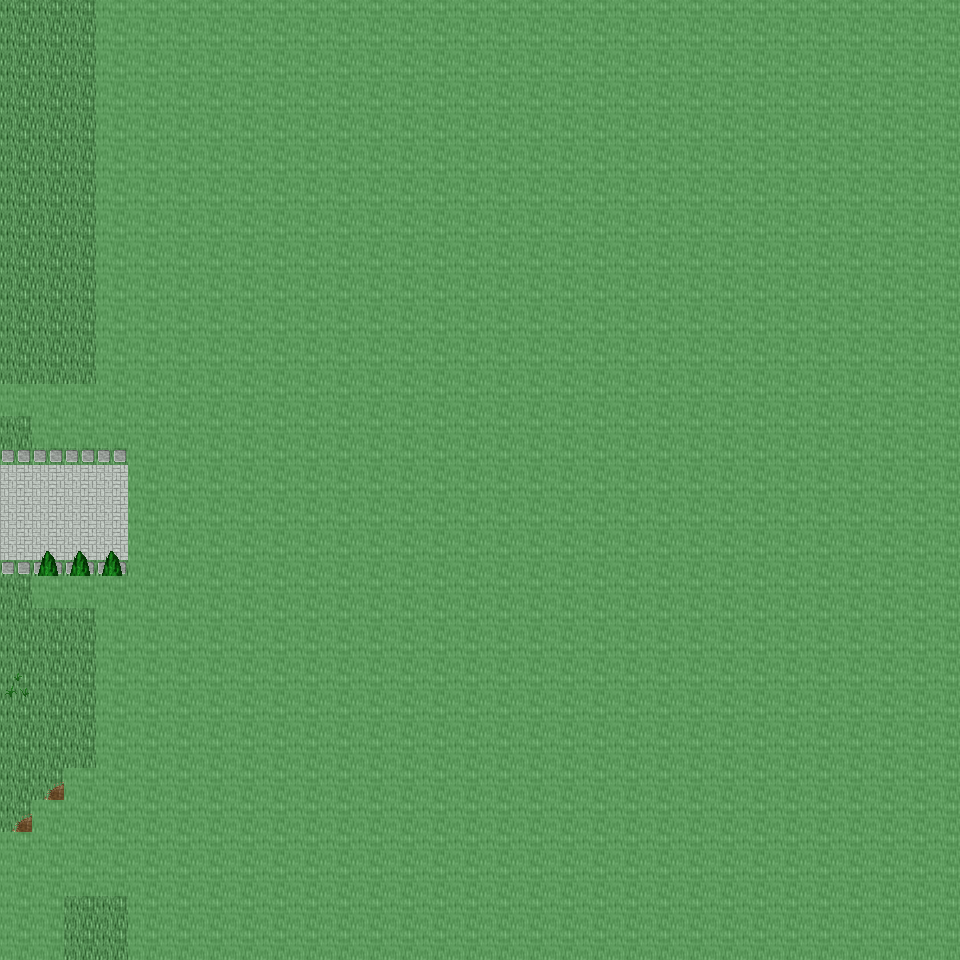

A 2D game scene composited from a Tiled map and its tileset images. What follows is a short description and the map's XML, with each tile layer's data collapsed to a summary:
An orthogonal 30x30 tile map with 32x32 px tiles, 6 tile layers (Ground, Object, Object2, Above, ...), 32 tilesets and 4 objects (4x mapchange).

<map version="1.0" orientation="orthogonal" renderorder="right-down" width="30" height="30" tilewidth="32" tileheight="32" nextobjectid="5">
  <tileset firstgid="1" name="tileset_ground_ground" tilewidth="32" tileheight="32" tilecount="33" columns="3">
    <image source="../drawable/tileset_ground_ground.png" width="96" height="352" />
  </tileset>
  <tileset firstgid="34" name="tileset_ground_cobbled_paving" tilewidth="32" tileheight="32" tilecount="1" columns="1">
    <image source="../drawable/tileset_ground_cobbled_paving.png" width="32" height="32" />
  </tileset>
  <tileset firstgid="35" name="tileset_plant_grasses" tilewidth="32" tileheight="32" tilecount="6" columns="3">
    <image source="../drawable/tileset_plant_grasses.png" width="96" height="64" />
  </tileset>
  <tileset firstgid="41" name="tileset_plant_flower_daisy_white" tilewidth="32" tileheight="32" tilecount="8" columns="2">
    <image source="../drawable/tileset_plant_flower_daisy_white.png" width="64" height="128" />
  </tileset>
  <tileset firstgid="49" name="tileset_ground_ridge_earth_pale" tilewidth="32" tileheight="32" tilecount="96" columns="12">
    <image source="../drawable/tileset_ground_ridge_earth_pale.png" width="384" height="256" />
  </tileset>
  <tileset firstgid="145" name="tileset_plant_leaves" tilewidth="32" tileheight="32" tilecount="8" columns="4">
    <image source="../drawable/tileset_plant_leaves.png" width="128" height="64" />
  </tileset>
  <tileset firstgid="153" name="tileset_ground_grass_edges" tilewidth="32" tileheight="32" tilecount="36" columns="12">
    <image source="../drawable/tileset_ground_grass_edges.png" width="384" height="96" />
  </tileset>
  <tileset firstgid="189" name="tileset_ground_grass_corners" tilewidth="32" tileheight="32" tilecount="24" columns="6">
    <image source="../drawable/tileset_ground_grass_corners.png" width="192" height="128" />
  </tileset>
  <tileset firstgid="213" name="tileset_building_roof_blue" tilewidth="32" tileheight="32" tilecount="20" columns="5">
    <image source="../drawable/tileset_building_roof_blue.png" width="160" height="128" />
  </tileset>
  <tileset firstgid="233" name="tileset_building_wall_wall_brown" tilewidth="32" tileheight="32" tilecount="12" columns="3">
    <image source="../drawable/tileset_building_wall_wall_brown.png" width="96" height="128" />
  </tileset>
  <tileset firstgid="245" name="tileset_plant_tree_tree_darkgreen" tilewidth="32" tileheight="32" tilecount="88" columns="8">
    <image source="../drawable/tileset_plant_tree_tree_darkgreen.png" width="256" height="352" />
  </tileset>
  <tileset firstgid="333" name="tileset_building_roof_red" tilewidth="32" tileheight="32" tilecount="20" columns="5">
    <image source="../drawable/tileset_building_roof_red.png" width="160" height="128" />
  </tileset>
  <tileset firstgid="353" name="tileset_plant_bush_bushes" tilewidth="32" tileheight="32" tilecount="10" columns="5">
    <image source="../drawable/tileset_plant_bush_bushes.png" width="160" height="64" />
  </tileset>
  <tileset firstgid="363" name="tileset_building_window_window_left" tilewidth="32" tileheight="32" tilecount="2" columns="2">
    <image source="../drawable/tileset_building_window_window_left.png" width="64" height="32" />
  </tileset>
  <tileset firstgid="365" name="tileset_building_window_window_right" tilewidth="32" tileheight="32" tilecount="2" columns="2">
    <image source="../drawable/tileset_building_window_window_right.png" width="64" height="32" />
  </tileset>
  <tileset firstgid="367" name="tileset_building_door_door_n" tilewidth="32" tileheight="32" tilecount="6" columns="3">
    <image source="../drawable/tileset_building_door_door_n.png" width="96" height="64" />
  </tileset>
  <tileset firstgid="373" name="tileset_ground_green_paving_4" tilewidth="32" tileheight="32" tilecount="3" columns="3">
    <image source="../drawable/tileset_ground_green_paving_4.png" width="96" height="32" />
  </tileset>
  <tileset firstgid="376" name="tileset_item_postbox" tilewidth="32" tileheight="32" tilecount="4" columns="2">
    <image source="../drawable/tileset_item_postbox.png" width="64" height="64" />
  </tileset>
  <tileset firstgid="380" name="tileset_plant_bush_hedge" tilewidth="32" tileheight="32" tilecount="35" columns="5">
    <image source="../drawable/tileset_plant_bush_hedge.png" width="160" height="224" />
  </tileset>
  <tileset firstgid="415" name="tileset_building_door_closed" tilewidth="32" tileheight="32" tilecount="1" columns="1">
    <image source="../drawable/tileset_building_door_closed.png" width="32" height="32" />
  </tileset>
  <tileset firstgid="416" name="tileset_building_decoration_rocks_2" tilewidth="32" tileheight="32" tilecount="2" columns="1">
    <image source="../drawable/tileset_building_decoration_rocks_2.png" width="32" height="64" />
  </tileset>
  <tileset firstgid="418" name="tileset_plant_stump_rectangular" tilewidth="32" tileheight="32" tilecount="4" columns="2">
    <image source="../drawable/tileset_plant_stump_rectangular.png" width="64" height="64" />
  </tileset>
  <tileset firstgid="422" name="tileset_plant_stump_stump_purple" tilewidth="32" tileheight="32" tilecount="4" columns="2">
    <image source="../drawable/tileset_plant_stump_stump_purple.png" width="64" height="64" />
  </tileset>
  <tileset firstgid="426" name="tileset_building_fence_fence_chunky" tilewidth="32" tileheight="32" tilecount="21" columns="3">
    <image source="../drawable/tileset_building_fence_fence_chunky.png" width="96" height="224" />
  </tileset>
  <tileset firstgid="447" name="tileset_plant_stump_small_stump" tilewidth="32" tileheight="32" tilecount="4" columns="2">
    <image source="../drawable/tileset_plant_stump_small_stump.png" width="64" height="64" />
  </tileset>
  <tileset firstgid="451" name="tileset_building_decoration_chimney" tilewidth="32" tileheight="32" tilecount="2" columns="1">
    <image source="../drawable/tileset_building_decoration_chimney.png" width="32" height="64" />
  </tileset>
  <tileset firstgid="453" name="tileset_logic_collision" tilewidth="32" tileheight="32" tilecount="1" columns="1">
    <image source="../drawable/tileset_logic_collision.png" width="32" height="32" />
  </tileset>
  <tileset firstgid="454" name="tileset_furniture_chair_bench_iron" tilewidth="32" tileheight="32" tilecount="4" columns="2">
    <image source="../drawable/tileset_furniture_chair_bench_iron.png" width="64" height="64" />
  </tileset>
  <tileset firstgid="458" name="tileset_ground_green_paving" tilewidth="32" tileheight="32" tilecount="18" columns="3">
    <image source="../drawable/tileset_ground_green_paving.png" width="96" height="192" />
  </tileset>
  <tileset firstgid="476" name="tileset_building_fence_palisade" tilewidth="32" tileheight="32" tilecount="84" columns="6">
    <image source="../drawable/tileset_building_fence_palisade.png" width="192" height="448" />
  </tileset>
  <tileset firstgid="560" name="tileset_furniture_light_lamp_blue" tilewidth="32" tileheight="32" tilecount="3" columns="1">
    <image source="../drawable/tileset_furniture_light_lamp_blue.png" width="32" height="96" />
  </tileset>
  <tileset firstgid="563" name="tileset_plant_flower_flowers_mixed" tilewidth="32" tileheight="32" tilecount="16" columns="4">
    <image source="../drawable/tileset_plant_flower_flowers_mixed.png" width="128" height="128" />
  </tileset>
  <layer name="Ground" width="30" height="30">
    <data>[900 cells, 900 non-empty, 4 distinct tile ids]</data>
  </layer>
  <layer name="Object" width="30" height="30">
    <data>[900 cells, 270 non-empty, 63 distinct tile ids]</data>
  </layer>
  <layer name="Object2" width="30" height="30">
    <data>[900 cells, 132 non-empty, 33 distinct tile ids]</data>
  </layer>
  <layer name="Above" width="30" height="30">
    <data>[900 cells, 83 non-empty, 31 distinct tile ids]</data>
  </layer>
  <layer name="Above2" width="30" height="30">
    <data>[900 cells, 2 non-empty, 2 distinct tile ids]</data>
  </layer>
  <layer name="Walkable" width="30" height="30">
    <data>[900 cells, 824 non-empty, 1 distinct tile ids]</data>
  </layer>
  <objectgroup name="MapEvents">
    <object id="1" name="north" type="mapchange" x="0" y="0" width="96" height="32">
      <properties>
        <property name="map" value="0_ados_mountain_n2_w2_x1_y0" />
        <property name="place" value="south" />
      </properties>
    </object>
    <object id="2" name="south" type="mapchange" x="64" y="928" width="64" height="32">
      <properties>
        <property name="map" value="0_ados_mountain_n2_w2_x1_y2" />
        <property name="place" value="north" />
      </properties>
    </object>
    <object id="3" name="west" type="mapchange" x="0" y="0" width="32" height="384">
      <properties>
        <property name="map" value="0_ados_mountain_n2_w2_x0_y1" />
        <property name="place" value="east" />
      </properties>
    </object>
    <object id="4" name="west2" type="mapchange" x="0" y="416" width="32" height="416">
      <properties>
        <property name="map" value="0_ados_mountain_n2_w2_x0_y1" />
        <property name="place" value="east2" />
      </properties>
    </object>
  </objectgroup>
</map>
